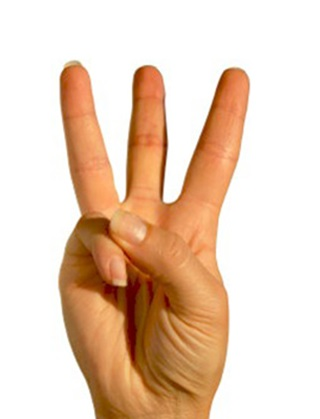
%> input picture Lab 9 - Handson/4.jpg, 320 x 419 px
$ octave Hand.m   (GNU Octave 9; MATLAB toolbox functions it lacks are replaced by stand-ins)
%> lines starting %> are read from the running program, lines starting %| are printed output that depends on the picture; in (x1, y1, x2, y2) boxes, pixels count from 0 and x2, y2 are one past the last pixel; in counts of white or black regions, pixels touching at a corner belong together; the program's own positions count from 1
I = imread('4.jpg');
%> I is the input picture: size 419x320x3 uint8; mean R, G, B 234, 208.5, 188.4
figure, imshow(I), title('original image');

gr = rgb2gray(I);
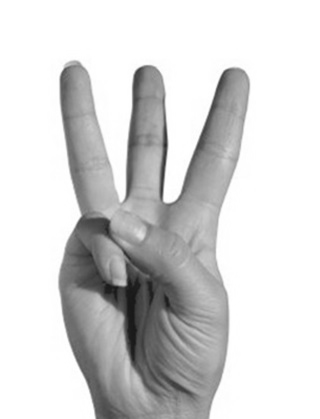
%> gr: size 419x320 uint8; min 24, max 255, mean 213.9
figure, imshow(gr), title('gray image');

thrI = im2bw(gr, 0.9);
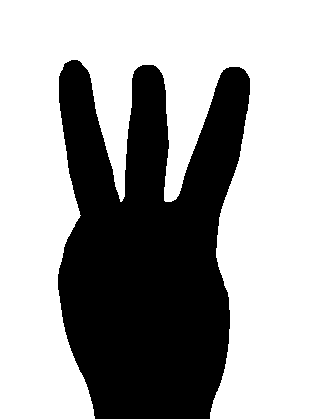
%> thrI: size 419x320 logical; 63.9% white; 1 black region, box (x1, y1, x2, y2) and area: (58, 60, 250, 419) 48438
figure, imshow(thrI), title('thresholed image');

thrI = ~thrI;
figure, imshow(thrI), title('base form image');

% crop image
[h, w, d] = size(I);
%> h = 419; w = 320; d = 3
H = h / 4;
%> H = 104.8
croppedI = imcrop(thrI, [0 0 w H]);
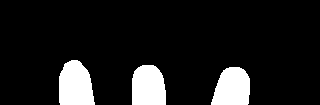
%> croppedI: size 105x320 logical; 11.1% white; 3 white regions, box (x1, y1, x2, y2) and area: (59, 60, 95, 105) 1318, (132, 65, 166, 105) 1216, (211, 67, 250, 105) 1194
figure, imshow(croppedI), title('cropped image');

% dialation
se = strel('square', 10);
croppedI = imdilate(croppedI, se);
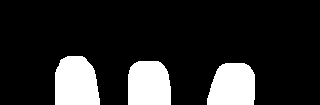
%> croppedI: size 105x320 logical; 16% white; 3 white regions, box (x1, y1, x2, y2) and area: (55, 56, 100, 105) 1905, (128, 61, 171, 105) 1748, (207, 63, 255, 105) 1734
figure, imshow(croppedI), title('dialted image');

% segmentation
[L, num] = bwlabel(croppedI);
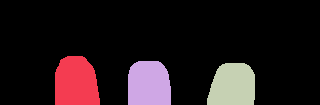
%> L: size 105x320 double; 4 distinct labels, from 0 to 3; one colour per label, 0 black
%> num = 3
fprintf('number of fingers: %d\n', num);
%| number of fingers: 3

$ run again, with Lab 9 - Handson/3.jpg copied over Lab 9 - Handson/4.jpg
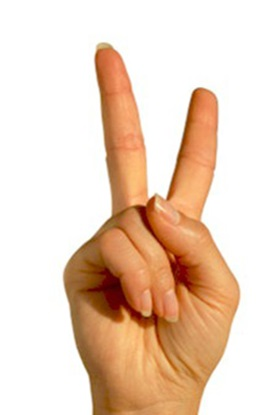
%> input picture Lab 9 - Handson/3.jpg, 280 x 415 px
%> I is the input picture: size 415x280x3 uint8; mean R, G, B 236.8, 213.3, 195
%> `thrI = im2bw(gr, 0.9);`:
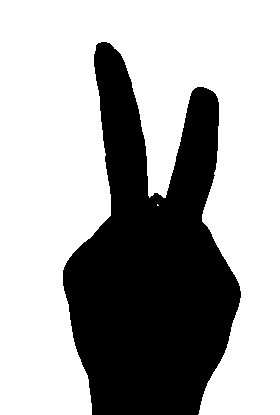
%> thrI: size 415x280 logical; 65.9% white; 1 black region, box (x1, y1, x2, y2) and area: (63, 42, 241, 415) 39661
%> `[L, num] = bwlabel(croppedI);`:
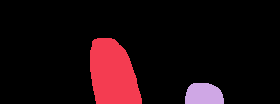
%> L: size 104x280 double; 3 distinct labels, from 0 to 2; one colour per label, 0 black
%> num = 2
%| number of fingers: 2
